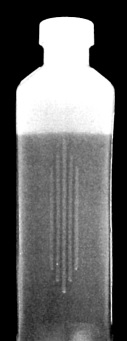
#> input picture Assignment 1 #B/bottle1.jpg, 127 x 341 px, found by its file name
$ python task5.py
#> lines starting #> are read from the running program, lines starting #| are printed output that depends on the picture; after the words box and inside, x2 and y2 are one past the last pixel; in counts of white or black regions, pixels touching at a corner belong together; long printed decimals are rounded
import cv2
import numpy as np
import matplotlib.pyplot as plt

# Load the image
img1 = cv2.imread(r"G:\University Stuff\8th semester\Dip\Assignment#1-(B)\data\bottle1.jpg",cv2.IMREAD_GRAYSCALE)
#> img1 is the input picture: shape (341, 127); min 0, max 255, mean 100.5
img2= cv2.imread(r"G:\University Stuff\8th semester\Dip\Assignment#1-(B)\data\bottle2.jpg",cv2.IMREAD_GRAYSCALE)
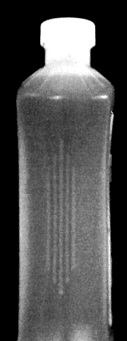
#> input picture Assignment 1 #B/bottle2.jpg, 127 x 341 px, found by its file name
#> img2 is the input picture: shape (341, 127); min 0, max 255, mean 78.4

ret, size=cv2.threshold(img1, 40, 255, cv2.THRESH_BINARY)
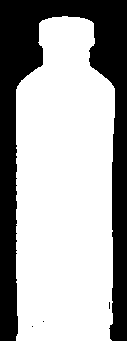
#> size: shape (341, 127); 65.9% white; 4 black regions (3 under 20 px), largest, box (x1, y1, x2, y2) and area: (0, 0, 127, 341) 14765

ret, thresh1=cv2.threshold(img1, 190, 255, cv2.THRESH_BINARY)
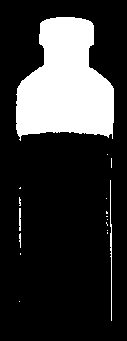
#> thresh1: shape (341, 127); 20.3% white; 17 white regions (13 under 20 px), largest, box (x1, y1, x2, y2) and area: (16, 17, 114, 141) 8507, (110, 180, 112, 321) 163, (19, 208, 21, 231) 44, (19, 233, 21, 248) 22
ret, thresh2=cv2.threshold(img2, 190, 255, cv2.THRESH_BINARY)
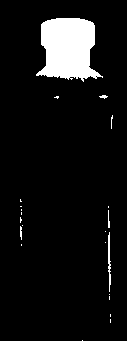
#> thresh2: shape (341, 127); 7.4% white; 22 white regions (17 under 20 px), largest, box (x1, y1, x2, y2) and area: (36, 18, 103, 82) 2971, (108, 232, 111, 292) 111, (108, 210, 110, 228) 25, (20, 226, 22, 240) 23, (99, 95, 108, 99) 21

# thresh1 = cv2.bitwise_not(thresh1)
# thresh2 = cv2.bitwise_not(thresh2)

total_size = 0
first = 0
second = 0

for rows in size:
    n = cv2.countNonZero(rows)
    total_size += n
#> this loop made 341 passes
#> (n, total_size) on passes 1 to 3: (0, 0), (0, 0), (0, 0)
#> after the loop, total_size = 28533

for rows in thresh1:
    n = cv2.countNonZero(rows)
    first += n
#> this loop made 341 passes
#> after the loop, first = 8783

for rows in thresh2:
    n = cv2.countNonZero(rows)
    second += n
#> this loop made 341 passes
#> after the loop, second = 3215

firstPercentage = 100 - ((first/total_size)*100)
#> firstPercentage = 69.22
secondPercentage = 100-((second/total_size)*100)
#> secondPercentage = 88.73

print("Percentage of the first bottle: ",firstPercentage,"\n")
#| Percentage of the first bottle:  69.218
print("Percentage of the second bottle: ",secondPercentage)
#| Percentage of the second bottle:  88.732
cv2.imshow("half", thresh1)
cv2.imshow("full", thresh2)
cv2.waitKey(0)
cv2.destroyAllWindows()
